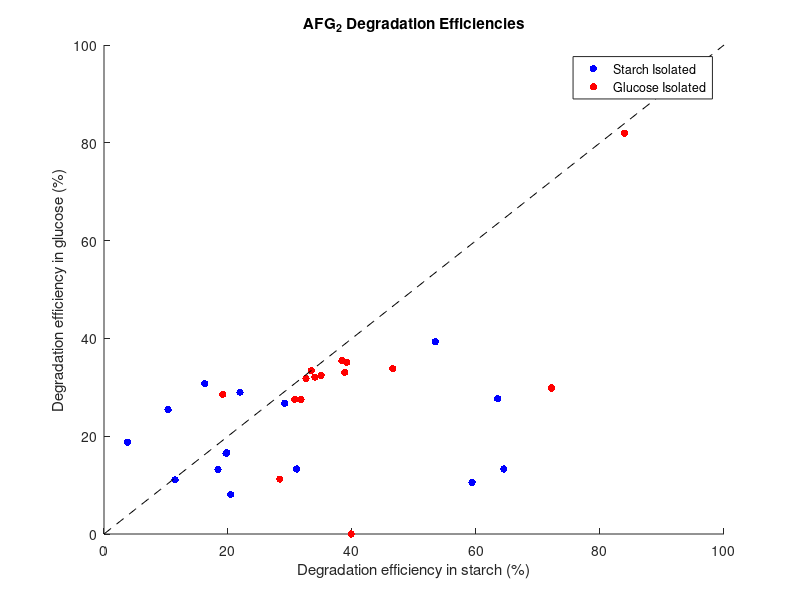
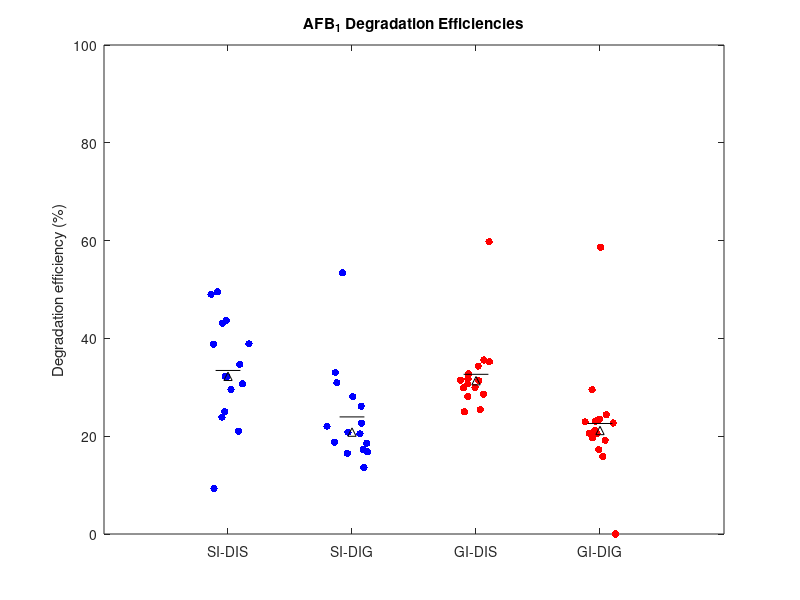
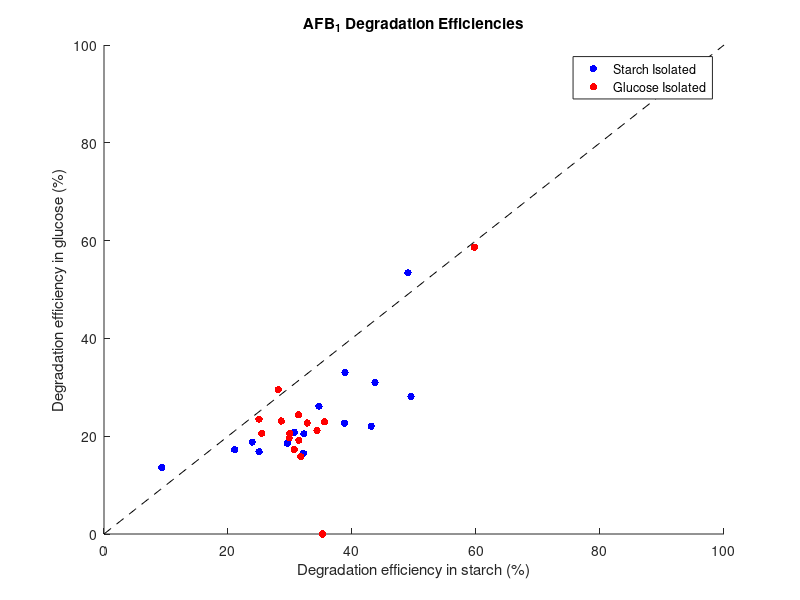
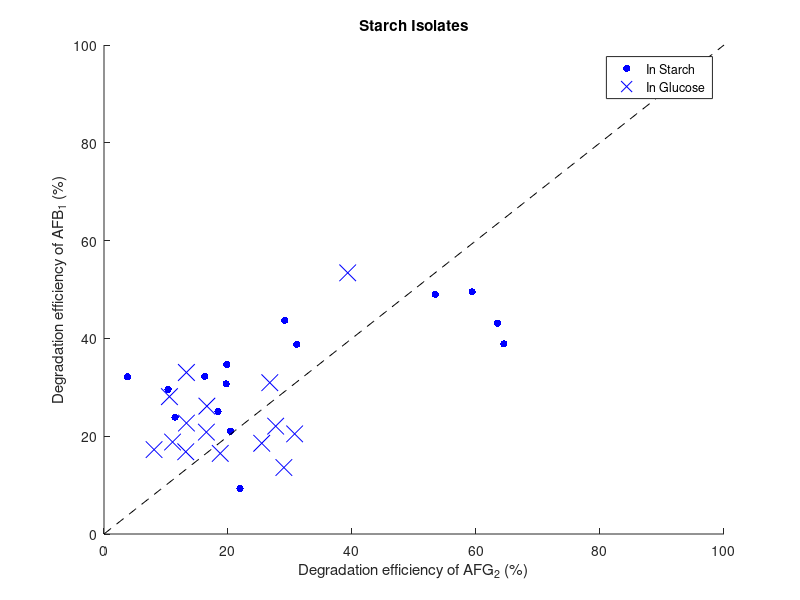

Source code (MATLAB) for these figures, in order:
clear

%% AFG2

%Degradation efficiencies for all isolates
GI_all = [33.81 0 35.12 33.065 27.51 11.24 31.845 27.53 32.095 33.39 81.945 32.44 28.57 29.86 35.45 12.56 29.545 10.6 12.665 18.45 18 21.25 20.535 22.23 12.24 20.115 8.665 19.555 8.96 2.25 14.68 7.825 16.61 32.585 36.28 1.115 18.565 26.925 41.895 4.995 29.505 4.765 4.885 9.51 28.105 20.095 6.975 5.77 10.6 13.015 32.375 19.73 3.14 29.99 4.98];
SI_all = [63.48 10.345 19.69 19.805 29.145 21.935 3.79 11.455 20.415 16.24 31.08 18.395 53.44 45.275 43.15 46.67 43.42 59.37 64.495 49.395 40.92 41.515 37.26 47.25 38.1];

%Degradation efficiencies for starch isolates (16S seq) in starch
SI_DIS = [63.48
10.345
19.69
19.805
29.145
21.935
3.79
11.455
20.415
16.24
31.08
18.395
53.44
59.37
64.495
];

%Degradation efficiencies for starch isolates (16S seq) in glucose
SI_DIG = [27.69
25.44
16.51
16.595
26.74
29.01
18.75
11.06
8.075
30.75
13.295
13.185
39.31
10.555
13.29
];

%Degradation efficiencies for glucose isolates (16S seq) in starch
GI_DIS = [46.575
39.88
39.135
38.835
31.785
28.355
32.58
30.745
34.015
33.425
83.96
35.015
19.15
72.175
38.37
];

%Degradation efficiencies for glucose isolates (16S seq) in glucose
GI_DIG = [33.81
0
35.12
33.065
27.51
11.24
31.845
27.53
32.095
33.39
81.945
32.44
28.57
29.86
35.45
];

%Figure 3C
jt = 0.1;
figure (7)
plot(1+jt*randn(1,length(SI_all)),SI_all,'b.','MarkerSize',16) % plot jittered data points
hold on
plot([1-jt, 1+jt], mean(SI_all)*[1,1],'k') % mark mean
plot(1, median(SI_all),'k^') % mark median
plot(2+jt*randn(1,length(SI_DIG)),SI_DIG,'b.','MarkerSize',16) % plot jittered data points
plot([2-jt, 2+jt], mean(SI_DIG)*[1,1],'k') % mark mean
plot(2, median(SI_DIG),'k^') % mark median
plot(3+jt*randn(1,length(GI_DIS)),GI_DIS,'r.','MarkerSize',16) % plot jittered data points
plot([3-jt, 3+jt], mean(GI_DIS)*[1,1],'k') % mark mean
plot(3, median(GI_DIS),'k^') % mark median
plot(4+jt*randn(1,length(GI_all)),GI_all,'r.','MarkerSize',16) % plot jittered data points
plot([4-jt, 4+jt], mean(GI_all)*[1,1],'k') % mark mean
plot(4, median(GI_all),'k^') % mark median
set(gca,'XTick',[1 2 3 4],'XTickLabel',{'SI-DIS','SI-DIG','GI-DIS','GI-DIG'})
ylabel('Degradation efficiency (%)')
title('AFG_2 Degradation Efficiencies')
xlim([0 5])
ylim([0 100])

%Figure 3D
figure(2)
hold on
plot(SI_DIS, SI_DIG, 'b.', 'MarkerSize',16)
plot(GI_DIS, GI_DIG, 'r.', 'MarkerSize', 16)
x = linspace(0,100);
y = linspace(0,100);
plot(x, y, 'k--');
xlabel('Degradation efficiency in starch (%)')
ylabel('Degradation efficiency in glucose (%)')
xlim([0 100])
ylim([0 100])
legend('Starch Isolated', 'Glucose Isolated')
title('AFG_2 Degradation Efficiencies')
hold off

%Statistical analysis- Mann-Whitney
% compare SI_DIS and SI_DIG
pSS_SG = ranksum(SI_all,SI_DIG)
% compare SI_DIS and GI_DIS
pSS_GS = ranksum(SI_all,GI_DIS)
% compare SI_DIS and GI_DIG
pSS_GG = ranksum(SI_all,GI_all)
% compare SI_DIG and GI_DIS
pSG_GS = ranksum(SI_DIG,GI_DIS)
% compare SI_DIG and GI_DIG
pSG_GG = ranksum(SI_DIG,GI_all)
% compare GI_DIS and GI_DIG
pGS_GG = ranksum(GI_DIS,GI_all)

%% AFB1

%Degradation efficiencies for starch isolates (16S seq) in starch
SI_DISb = [43.095
29.58
30.69
34.67
43.705
9.32
32.17
23.895
21.055
32.24
38.8
25.015
49.02
49.52
38.88];

%Degradation efficiencies for starch isolates (16S seq) in glucose
SI_DIGb = [22.055
18.555
20.835
26.15
30.945
13.595
16.48
18.805
17.255
20.475
22.685
16.815
53.405
28.09
33.03];

%Degradation efficiencies for glucose isolates (16S seq) in starch
GI_DISb = [35.58
35.26
30.685
34.35
32.765
28.595
29.96
25
25.43
31.35
59.755
31.435
31.715
28.1
29.865];

%Degradation efficiencies for glucose isolates (16S seq) in glucose
GI_DIGb = [22.93
0
17.27
21.165
22.7
23.105
20.605
23.5
20.565
24.37
58.625
19.185
15.84
29.5
19.645];

%Figure S1A
jt = 0.1;
figure (3)
plot(1+jt*randn(1,length(SI_DISb)),SI_DISb,'b.','MarkerSize',16) % plot jittered data points
hold on
plot([1-jt, 1+jt], mean(SI_DISb)*[1,1],'k') % mark mean
plot(1, median(SI_DISb),'k^') % mark median
plot(2+jt*randn(1,length(SI_DIGb)),SI_DIGb,'b.','MarkerSize',16) % plot jittered data points
plot([2-jt, 2+jt], mean(SI_DIGb)*[1,1],'k') % mark mean
plot(2, median(SI_DIGb),'k^') % mark median
plot(3+jt*randn(1,length(GI_DISb)),GI_DISb,'r.','MarkerSize',16) % plot jittered data points
plot([3-jt, 3+jt], mean(GI_DISb)*[1,1],'k') % mark mean
plot(3, median(GI_DISb),'k^') % mark median
plot(4+jt*randn(1,length(GI_DIGb)),GI_DIGb,'r.','MarkerSize',16) % plot jittered data points
plot([4-jt, 4+jt], mean(GI_DIGb)*[1,1],'k') % mark mean
plot(4, median(GI_DIGb),'k^') % mark median
set(gca,'XTick',[1 2 3 4],'XTickLabel',{'SI-DIS','SI-DIG','GI-DIS','GI-DIG'})
ylabel('Degradation efficiency (%)')
title('AFB_1 Degradation Efficiencies')
xlim([0 5])
ylim([0 100])

%Figure S1B
figure(4)
hold on
plot(SI_DISb, SI_DIGb, 'b.', 'MarkerSize',16)
plot(GI_DISb, GI_DIGb, 'r.', 'MarkerSize', 16)
x = linspace(0,100);
y = linspace(0,100);
plot(x, y, 'k--');
xlabel('Degradation efficiency in starch (%)')
ylabel('Degradation efficiency in glucose (%)')
xlim([0 100])
ylim([0 100])
legend('Starch Isolated', 'Glucose Isolated')
title('AFB_1 Degradation Efficiencies')
hold off
 
%Statistical analysis- Mann-Whitney
% compare SI_DIS and SI_DIG
pSS_SG = ranksum(SI_DISb,SI_DIGb)
% compare SI_DIS and GI_DIS
pSS_GS = ranksum(SI_DISb,GI_DISb)
% compare SI_DIS and GI_DIG
pSS_GG = ranksum(SI_DISb,GI_DIGb)
% compare SI_DIG and GI_DIS
pSG_GS = ranksum(SI_DIGb,GI_DISb)
% compare SI_DIG and GI_DIG
pSG_GG = ranksum(SI_DIGb,GI_DIGb)
% compare GI_DIS and GI_DIG
pGS_GG = ranksum(GI_DISb,GI_DIGb)

%% G2 vs B1

%Figure 4B
figure(5)
hold on
plot(SI_DIS, SI_DISb, 'b.', 'MarkerSize',16)
plot(SI_DIG, SI_DIGb, 'bx', 'MarkerSize', 12)
x = linspace(0,100);
y = linspace(0,100);
plot(x, y, 'k--');
xlabel('Degradation efficiency of AFG_2 (%)')
ylabel('Degradation efficiency of AFB_1 (%)')
xlim([0 100])
ylim([0 100])
legend('In Starch', 'In Glucose')
title('Starch Isolates')
hold off

%Figure 4A
figure(6)  
hold on
plot(GI_DIS, GI_DISb, 'r.', 'MarkerSize',16)
plot(GI_DIG, GI_DIGb, 'rx', 'MarkerSize', 12)
x = linspace(0,100);
y = linspace(0,100);
plot(x, y, 'k--');
xlabel('Degradation efficiency of AFG_2 (%)')
ylabel('Degradation efficiency of AFB_1 (%)')
xlim([0 100])
ylim([0 100])
legend('In Starch', 'In Glucose')
title('Glucose Isolates')
hold off